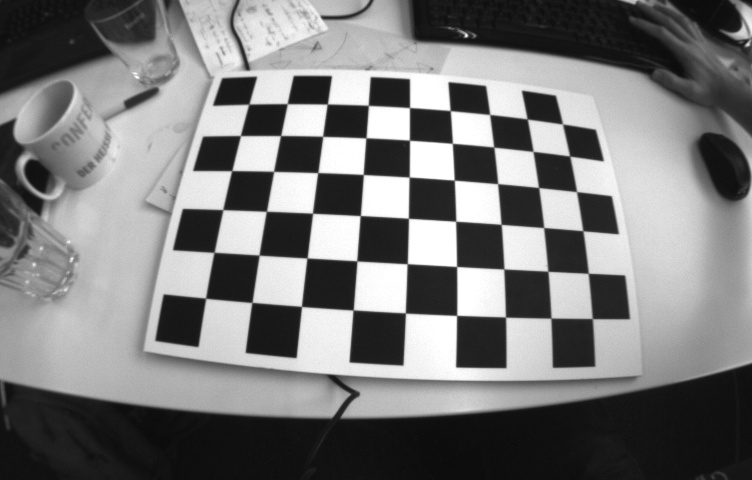
#> input picture data/images/img_0001.jpg, 752 x 480 px; its folder holds only this picture in this run
$ python cornerDetection.py
#> lines starting #> are read from the running program, lines starting #| are printed output that depends on the picture; after the words box and inside, x2 and y2 are one past the last pixel; in counts of white or black regions, pixels touching at a corner belong together
import numpy as np
import cv2 as cv
import glob


chessboardSize = (9,6)
frameSize = (1440,1080)

criteria = (cv.TERM_CRITERIA_EPS + cv.TERM_CRITERIA_MAX_ITER, 30, 0.001)

objp = np.zeros((chessboardSize[0] * chessboardSize[1], 3), np.float32)
objp[:,:2] = np.mgrid[0:chessboardSize[0],0:chessboardSize[1]].T.reshape(-1,2)

size_of_chessboard_squares_mm = 20
objp = objp * size_of_chessboard_squares_mm


images = glob.glob('data/images/*.jpg')

for image in images:

    img = cv.imread(image)
#> img is the input picture: shape (480, 752, 3); min 11, max 255, mean 121.9
    gray = cv.cvtColor(img, cv.COLOR_BGR2GRAY)

    ret, corners = cv.findChessboardCorners(gray, chessboardSize, None)
#> ret = True; corners = 54 rows, first 8: [248.7, 104.3], [287.2, 103.7], [327.2, 104.1], [368.4, 105.4], [409.5, 107.5], [450.3, 110.6], [489.6, 114.5], [527.2, 118.9]

    if ret == True:
        corners2 = cv.cornerSubPix(gray, corners, (11,11), (-1,-1), criteria)
#> corners2 = 54 rows, first 8: [248.8, 104.1], [287.2, 103.7], [327.3, 104], [368.3, 105.3], [409.5, 107.5], [450.2, 110.6], [489.7, 114.5], [527.2, 119]
        cv.drawChessboardCorners(img, chessboardSize, corners2, ret)
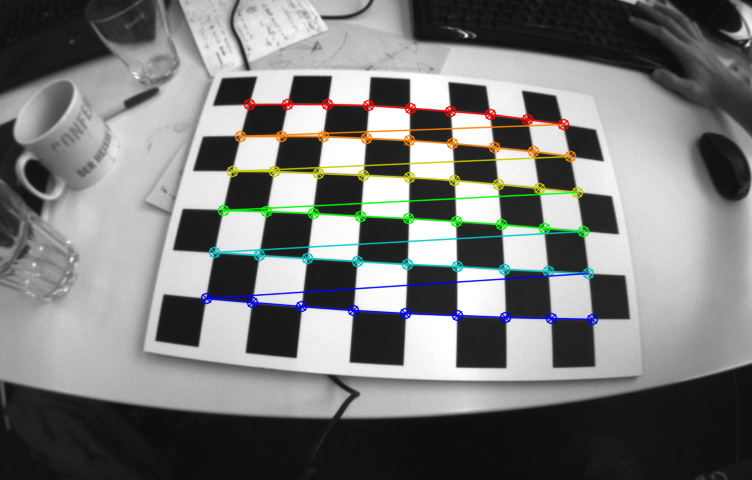
#> img: shape (480, 752, 3); 4.33% of pixels changed, all inside (x1, y1, x2, y2) = (200, 98, 599, 326)
        cv.imshow('img', img)
        cv.waitKey(0)


cv.destroyAllWindows()

$ run again, on data/images/img_0019.jpg
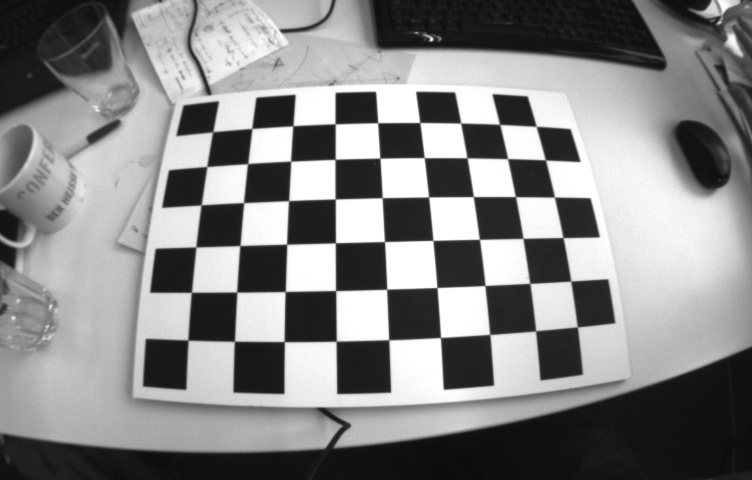
#> input picture data/images/img_0019.jpg, 752 x 480 px
#> img is the input picture: shape (480, 752, 3); min 11, max 255, mean 134.4
#> ret = True; corners = 54 rows, first 8: [212.8, 131.9], [251.9, 128.6], [292.8, 125.8], [335.2, 123.9], [377.6, 122.6], [419.7, 122.5], [460.6, 123], [499.6, 124.5]
#> corners2 = 54 rows, first 8: [212.7, 131.8], [251.8, 128.5], [292.9, 125.7], [335.1, 123.8], [377.7, 122.7], [419.8, 122.5], [460.7, 123.1], [499.7, 124.4]
#> `cv.drawChessboardCorners(img, chessboardSize, corners2, ret)`:
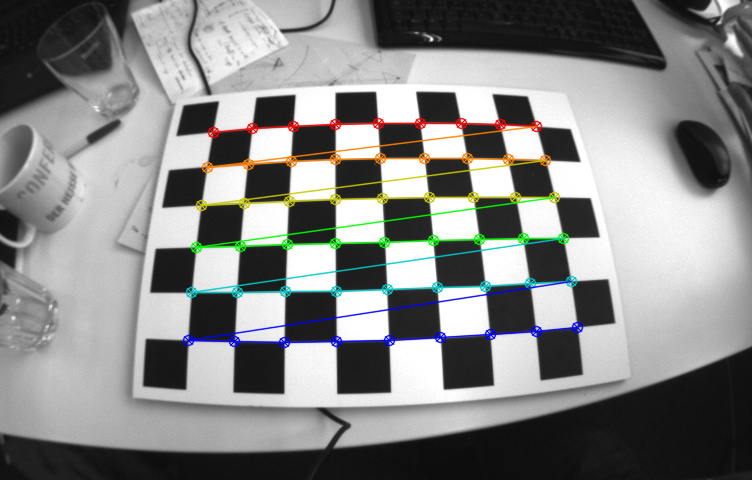
#> img: shape (480, 752, 3); 4.41% of pixels changed, all inside (x1, y1, x2, y2) = (182, 117, 584, 349)
